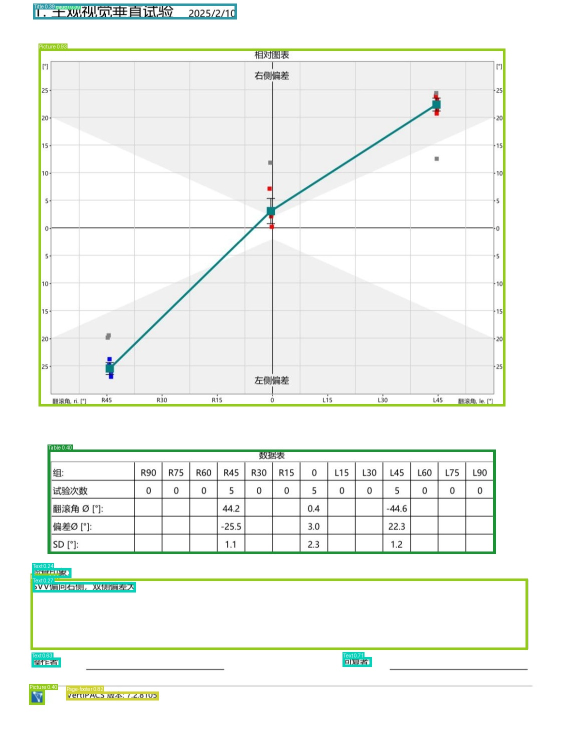
#> input picture agent_1/doclayout_yolo/test/258ff53a864cf53a9e777ea6538e5f0a.jpg, 1129 x 1470 px (shown at 1/2 size)
$ python -i tools_layout_analysis.py   (imports and definitions only)
#> lines starting #> are read from the running program, lines starting #| are printed output that depends on the picture; after the words box and inside, x2 and y2 are one past the last pixel; in counts of white or black regions, pixels touching at a corner belong together
"""
版面分析工具 - 用于分析医学图像中的布局并切割子区域

支持的切割方法：
1. YOLO 目标检测（如果模型可用）
2. 基于分割线检测（水平/垂直明显分割线）
3. 基于投影分析（像素投影找分割点）
4. 基于连通组件分析
5. 智能网格切割（根据内容密度）
"""

import os
import cv2
import numpy as np
from typing import List, Dict, Any, Optional, Tuple
from datetime import datetime


# 尝试导入 YOLO
YOLO_AVAILABLE = False
yolo_model = None

try:
    from ultralytics import YOLO
    YOLO_AVAILABLE = True
except ImportError:
    pass


def is_figure_path(file_path: str) -> bool:
    """
    检测文件路径是否来自 figure 文件夹

    Args:
        file_path: 文件路径

    Returns:
        是否来自 figure 文件夹
    """
    path_parts = os.path.normpath(file_path).split(os.sep)

    for part in path_parts:
        if part.lower() == 'figure':
            return True

    return False


# [25 lines left out: function load_yolo_model, not called in this run]


def analyze_layout(
    image_path: str,
    output_dir: Optional[str] = None,
    min_region_area: int = 3000,
    padding: int = 5,
    save_regions: bool = True,
    method: str = "auto"
) -> Dict[str, Any]:
    """
    分析图像布局，检测和切割子区域

    Args:
        image_path: 输入图像路径
        output_dir: 输出目录
        min_region_area: 最小区域面积阈值
        padding: 切割时的边距
        save_regions: 是否保存切割的区域
        method: 切割方法 ('auto', 'yolo', 'line', 'projection', 'contour', 'grid')

    Returns:
        包含区域信息的字典
    """
#> called with min_region_area = 3000, padding = 5, save_regions = True, method = 'auto'
    result = {
        "success": False,
        "image_path": image_path,
        "regions": [],
        "saved_files": [],
        "error": None
    }

    try:
        # 读取图像
        image = cv2.imread(image_path)
#> image is the input picture: shape (1470, 1129, 3); mean B, G, R 240.4, 244.4, 241.4
        if image is None:
            result["error"] = f"无法读取图像: {image_path}"
            return result

        height, width = image.shape[:2]
#> height = 1470; width = 1129
        result["image_size"] = {"width": width, "height": height}

        # 转换为灰度图
        gray = cv2.cvtColor(image, cv2.COLOR_BGR2GRAY)

        # 根据方法选择切割策略
        if method == "auto":
            # 自动选择最佳方法
            regions, detection_method = _auto_segment(image, gray, height, width, min_region_area)
        elif method == "yolo":
            regions = _yolo_segment(image_path, image, height, width)
            detection_method = "yolo"
        elif method == "line":
            regions = _line_based_segment(image, gray, height, width)
            detection_method = "line"
        elif method == "projection":
            regions = _projection_segment(image, gray, height, width)
            detection_method = "projection"
        elif method == "contour":
            regions = _contour_segment(image, gray, height, width, min_region_area)
            detection_method = "contour"
        else:
            regions = _smart_grid_segment(image, gray, height, width)
            detection_method = "smart_grid"

        result["regions"] = regions
        result["detection_method"] = detection_method

        # 保存切割的区域
        if save_regions and len(regions) > 0:
            if output_dir is None:
                base_dir = os.path.dirname(image_path)
                base_name = os.path.splitext(os.path.basename(image_path))[0]
                output_dir = os.path.join(base_dir, f"{base_name}_segments")

            os.makedirs(output_dir, exist_ok=True)

            for region in regions:
                x, y, w, h = region["bbox"]

                # 添加 padding
                x1 = max(0, x - padding)
                y1 = max(0, y - padding)
                x2 = min(width, x + w + padding)
                y2 = min(height, y + h + padding)

                # 切割区域
                segment = image[y1:y2, x1:x2]

                # 保存
                region_type = region.get("type", "region")
                segment_filename = f"segment_{region['index']:02d}_{region_type}.jpg"
                segment_path = os.path.join(output_dir, segment_filename)
                cv2.imwrite(segment_path, segment)

                region["saved_path"] = segment_path
                result["saved_files"].append(segment_path)

        result["success"] = True
        result["region_count"] = len(regions)

    except Exception as e:
        result["error"] = str(e)

    return result


def _auto_segment(
    image: np.ndarray,
    gray: np.ndarray,
    height: int,
    width: int,
    min_area: int
) -> Tuple[List[Dict], str]:
    """
    自动选择最佳切割方法

    优先级：
    1. YOLO（如果可用且检测到对象）
    2. 医学图像专用方法（检测独立的内容块）
    3. 分割线检测
    4. 轮廓检测
    5. 智能网格
    """
    # 1. 尝试 YOLO
    if YOLO_AVAILABLE and yolo_model is not None:
        yolo_regions = _yolo_segment(None, image, height, width)
        if len(yolo_regions) >= 2:
            return yolo_regions, "yolo"

    # 2. 尝试医学图像专用方法
    medical_regions = _medical_image_segment(image, gray, height, width, min_area)
    if len(medical_regions) >= 2:
        # 验证切割质量：每个区域的面积应该足够大
        avg_area = sum(r["area"] for r in medical_regions) / len(medical_regions)
        min_acceptable_area = height * width * 0.08  # 至少占总面积的8%
        if avg_area >= min_acceptable_area:
            return medical_regions, "medical"

    # 3. 尝试基于分割线的方法
    line_regions = _line_based_segment(image, gray, height, width)
    if len(line_regions) >= 2:
        # 同样验证切割质量
        avg_height = sum(r["bbox"][3] for r in line_regions) / len(line_regions)
        if avg_height >= height * 0.15:  # 平均高度至少是原图的15%
            return line_regions, "line"

    # 4. 尝试轮廓检测
    contour_regions = _contour_segment(image, gray, height, width, min_area)
    if len(contour_regions) >= 2:
        return contour_regions, "contour"

    # 5. 使用智能网格（默认2x2或根据内容决定）
    grid_regions = _smart_grid_segment(image, gray, height, width)
    return grid_regions, "smart_grid"


def _medical_image_segment(
    image: np.ndarray,
    gray: np.ndarray,
    height: int,
    width: int,
    min_area: int
) -> List[Dict[str, Any]]:
    """
    专门针对医学图像的切割方法
    适用于包含多个独立图表/波形的检查报告

    策略：
    1. 检测明显的矩形边框区域
    2. 如果有多个独立的内容块，按块切割
    3. 否则检测主要的水平分隔线，按区域切割
    """
    regions = []

    # 方法1：检测矩形边框
    rect_regions = _detect_rectangle_regions(image, gray, height, width, min_area)
    if len(rect_regions) >= 2:
        return rect_regions

    # 方法2：基于颜色/亮度差异检测独立区域
    color_regions = _detect_color_regions(image, gray, height, width, min_area)
    if len(color_regions) >= 2:
        return color_regions

    # 方法3：检测主要的水平分隔区域（大间隙）
    gap_regions = _detect_gap_regions(image, gray, height, width)
    if len(gap_regions) >= 2:
        return gap_regions

    return regions


def _detect_rectangle_regions(
    image: np.ndarray,
    gray: np.ndarray,
    height: int,
    width: int,
    min_area: int
) -> List[Dict[str, Any]]:
    """检测图像中的矩形边框区域"""
#> called with height = 1470, width = 1129, min_area = 3000
    regions = []

    # 边缘检测
    edges = cv2.Canny(gray, 30, 100)
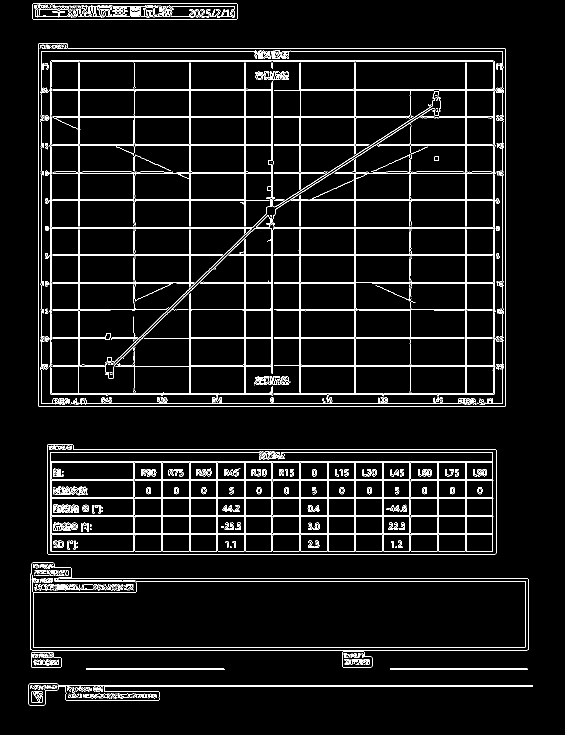
#> edges: shape (1470, 1129) (shown at 1/2 size); 5.4% white in thin lines or dots, all inside (x1, y1, x2, y2) = (57, 6, 1065, 1411)

    # 膨胀边缘
    kernel = cv2.getStructuringElement(cv2.MORPH_RECT, (3, 3))
    edges = cv2.dilate(edges, kernel, iterations=1)
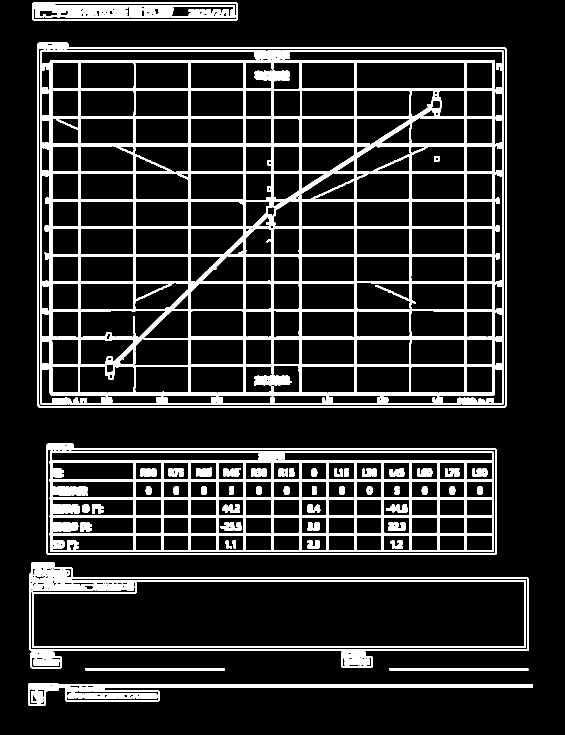
#> edges: shape (1470, 1129) (shown at 1/2 size); 14.5% white; 63 white regions

    # 查找轮廓
    contours, _ = cv2.findContours(edges, cv2.RETR_EXTERNAL, cv2.CHAIN_APPROX_SIMPLE)
#> contours = 8 contours; box (x1, y1, x2, y2) and area: (75, 85, 1013, 815) 674304, (93, 887, 994, 1110) 191330, (59, 1124, 1058, 1336) 149848, (64, 5, 476, 41) 14377, (56, 1366, 1066, 1412) 11216, (61, 1303, 124, 1337) 1886, (171, 1336, 450, 1341) 1112, (779, 1336, 1057, 1341) 1108

    for contour in contours:
        # 近似多边形
        epsilon = 0.02 * cv2.arcLength(contour, True)
        approx = cv2.approxPolyDP(contour, epsilon, True)

        # 检查是否接近矩形（4个顶点）
        if len(approx) >= 4 and len(approx) <= 6:
            x, y, w, h = cv2.boundingRect(contour)
            area = w * h

            # 面积和比例检查
            if area < min_area:
                continue
            if w < width * 0.2 or h < height * 0.1:
                continue
            if w > width * 0.95 and h > height * 0.95:
                continue

            # 检查填充率（矩形内的内容比例）
            roi = gray[y:y+h, x:x+w]
            non_white = np.sum(roi < 240) / roi.size
            if non_white < 0.02:  # 太空白，跳过
                continue

            regions.append({
                "bbox": (x, y, w, h),
                "area": area,
                "center": (x + w // 2, y + h // 2)
            })
#> this loop made 8 passes
#> (epsilon, approx, x, y, w, h, area, non_white) on passes 5 to 7: (48.82, [[62, 1126], [63, 1301], [1057, 1300], [1055, 1155]], 59, 1124, 999, 212, 211788, 0.0989), (44.75, [[93, 889], [95, 1109], [993, 1107], [991, 897]], 93, 887, 901, 223, 200923, 0.211), (66.51, [[75, 87], [77, 814], [1012, 812], [1010, 95]], 75, 85, 938, 730, 684740, 0.171)
#> (epsilon, approx, x, y, w, h, area) on pass 8: (17.75, [[64, 7], [66, 40], [475, 38], [473, 5]], 64, 5, 412, 36, 14832)
#> after the loop, regions = 3 items

    # 合并重叠区域
    regions = _merge_overlapping_regions(regions, overlap_threshold=0.5)

    # 排序并添加索引
    regions.sort(key=lambda r: (r["center"][1], r["center"][0]))
    for idx, r in enumerate(regions):
        r["index"] = idx
        r["type"] = _classify_region(image, r["bbox"])

    return regions


# [498 lines left out: functions _detect_color_regions, _detect_gap_regions, _yolo_segment, _line_based_segment, _cluster_lines, _projection_segment and 2 more, not called in this run]


def _merge_overlapping_regions(
    regions: List[Dict],
    overlap_threshold: float = 0.3
) -> List[Dict]:
    """合并重叠的区域"""
#> called with overlap_threshold = 0.5
    if len(regions) <= 1:
        return regions

    merged = []
    used = [False] * len(regions)
#> used = [False, False, False]

    for i in range(len(regions)):
        if used[i]:
            continue

        current = regions[i].copy()
        x1, y1, w1, h1 = current["bbox"]

        for j in range(i + 1, len(regions)):
            if used[j]:
                continue

            x2, y2, w2, h2 = regions[j]["bbox"]

            # 计算重叠
            overlap_x = max(0, min(x1 + w1, x2 + w2) - max(x1, x2))
            overlap_y = max(0, min(y1 + h1, y2 + h2) - max(y1, y2))
            overlap_area = overlap_x * overlap_y

            min_area = min(w1 * h1, w2 * h2)

            if min_area > 0 and overlap_area / min_area > overlap_threshold:
                # 合并区域
                new_x = min(x1, x2)
                new_y = min(y1, y2)
                new_w = max(x1 + w1, x2 + w2) - new_x
                new_h = max(y1 + h1, y2 + h2) - new_y

                current["bbox"] = (new_x, new_y, new_w, new_h)
                current["area"] = new_w * new_h
                current["center"] = (new_x + new_w // 2, new_y + new_h // 2)

                x1, y1, w1, h1 = new_x, new_y, new_w, new_h
                used[j] = True

        merged.append(current)
#> this loop made 3 passes
#> after the loop, merged = 3 items

    return merged


# [110 lines left out: functions _smart_grid_segment, _evaluate_grid_config, _has_content, not called in this run]


def _classify_region(image: np.ndarray, bbox: Tuple[int, int, int, int]) -> str:
    """根据区域特征分类区域类型"""
    x, y, w, h = bbox
    region = image[y:y+h, x:x+w]

    if region is None or region.size == 0:
        return "unknown"

    gray = cv2.cvtColor(region, cv2.COLOR_BGR2GRAY) if len(region.shape) == 3 else region

    # 边缘检测
    edges = cv2.Canny(gray, 50, 150)
    edge_density = np.sum(edges > 0) / edges.size

    # 直线检测
    lines = cv2.HoughLinesP(edges, 1, np.pi/180, 50, minLineLength=30, maxLineGap=10)
    line_count = len(lines) if lines is not None else 0

    # 计算颜色特征
    if len(region.shape) == 3:
        hsv = cv2.cvtColor(region, cv2.COLOR_BGR2HSV)
        color_std = np.std(hsv[:, :, 0])
        saturation_mean = np.mean(hsv[:, :, 1])
    else:
        color_std = 0
        saturation_mean = 0

    # 分类规则
    # 表格：大量直线
    if line_count > 15:
        return "table"

    # 图表/波形：中等边缘密度，有颜色变化
    if edge_density > 0.03 and (color_std > 15 or saturation_mean > 30):
        return "chart"

    # 文本区域：低边缘密度，低饱和度
    if edge_density < 0.02 and saturation_mean < 20:
        return "text"

    # 图像：高颜色复杂度
    if color_std > 25 or saturation_mean > 50:
        return "figure"

    return "content"


# [134 lines left out: functions analyze_medical_figure, batch_analyze_figures, not called in this run]


# 为 AgentScope 工具系统提供接口
def layout_analysis_tool(
    image_path: str,
    save_segments: bool = True,
    method: str = "auto"
) -> Dict[str, Any]:
    """
    版面分析工具函数（供 Agent 调用）

    Args:
        image_path: 图像文件路径
        save_segments: 是否保存切割后的图像
        method: 切割方法 ('auto', 'yolo', 'line', 'projection', 'contour', 'grid')

    Returns:
        分析结果字典
    """
    if is_figure_path(image_path):
        return analyze_medical_figure(image_path, method=method)
    else:
        return analyze_layout(image_path, save_regions=save_segments, method=method)
#> the loop in _detect_rectangle_regions, `for idx, r in enumerate(regions):` made 3 passes
#> (x in _classify_region, y in _classify_region, w in _classify_region, h in _classify_region, edge_density in _classify_region, line_count in _classify_region, color_std in _classify_region, saturation_mean in _classify_region) on passes 1 to 3: (75, 85, 938, 730, 0.0658, 132, 29.5, 7.14), (93, 887, 901, 223, 0.12, 77, 32.88, 11.76), (59, 1124, 999, 212, 0.0362, 29, 36.58, 18.81)
#> pass 1, in _classify_region, `gray = cv2.cvtColor(region, cv2.COLOR_BGR2GRAY) if len(region.shape) =..`:
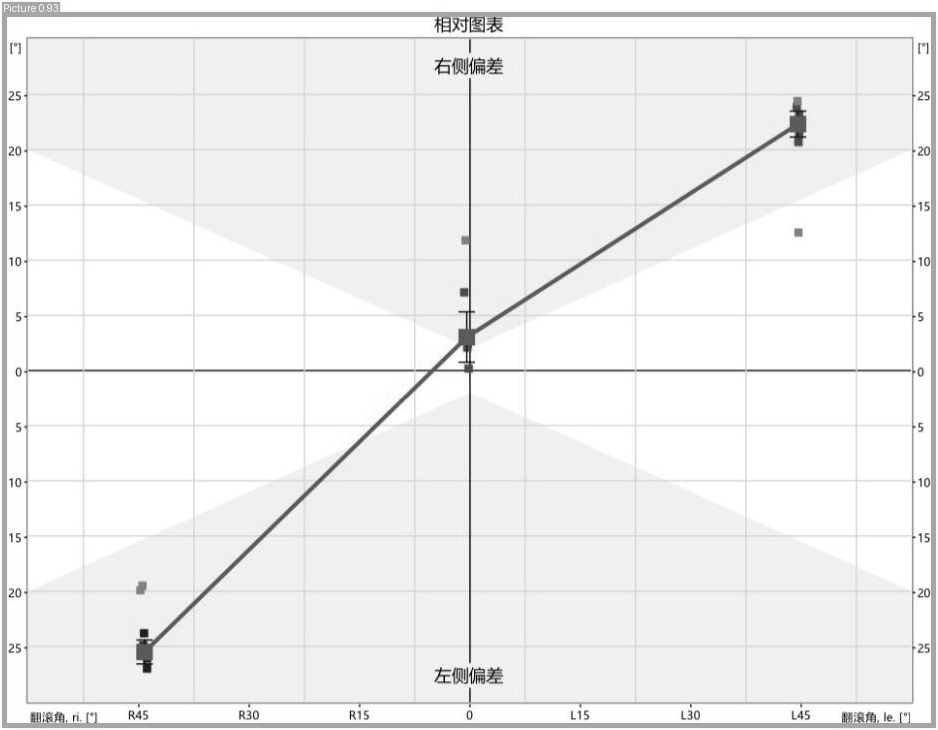
#> gray: shape (730, 938); min 0, max 255, mean 239.8
#> pass 1, in _classify_region, `edges = cv2.Canny(gray, 50, 150)`:
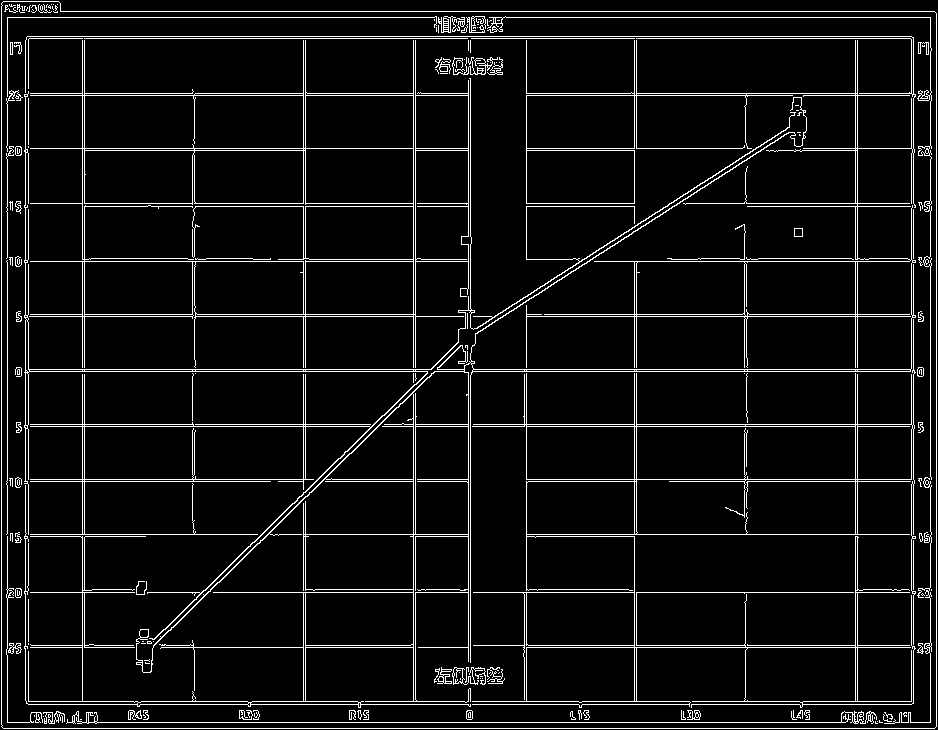
#> edges: shape (730, 938); 6.6% white in thin lines or dots
#> in _auto_segment, `avg_area = sum(r["area"] for r in medical_regions) / len(medical_regio..`: avg_area = 365817
#> in analyze_layout, `regions, detection_method = _auto_segment(image, gray, height, width, ..`: regions = 3 items; detection_method = 'medical'
#> the loop in analyze_layout, `for region in regions:` made 3 passes
#> (x, y, w, h, x1, y1, x2, y2) on passes 1 to 3: (75, 85, 938, 730, 70, 80, 1018, 820), (93, 887, 901, 223, 88, 882, 999, 1115), (59, 1124, 999, 212, 54, 1119, 1063, 1341)
#> pass 1, in analyze_layout, `segment = image[y1:y2, x1:x2]`:
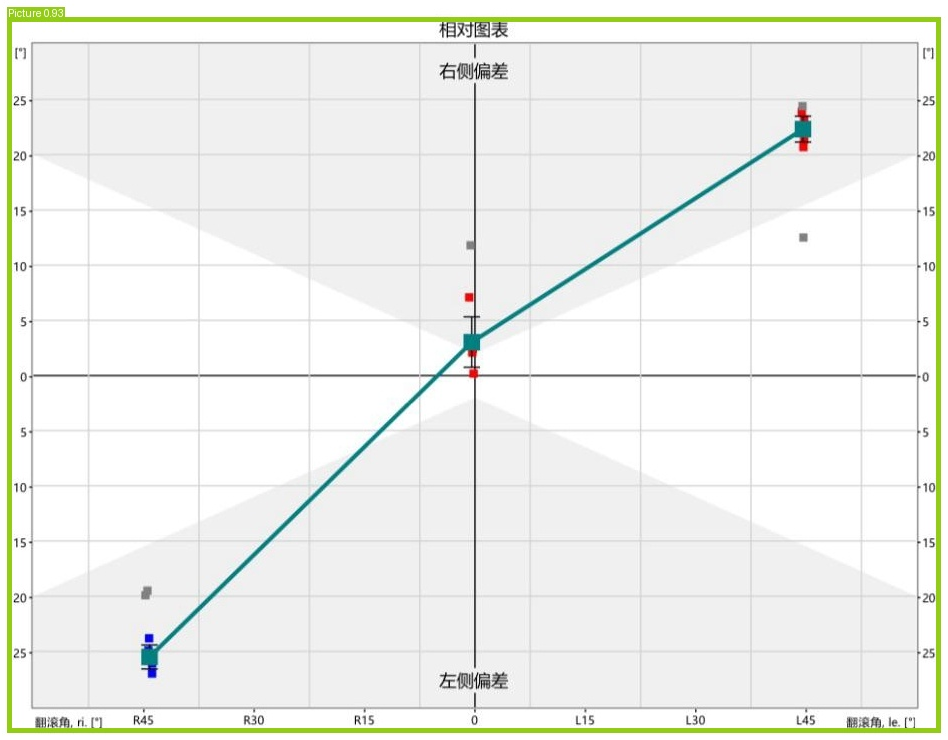
#> segment: shape (740, 948, 3); mean B, G, R 237, 241.2, 239.3
#> pass 2, in analyze_layout, `segment = image[y1:y2, x1:x2]`:
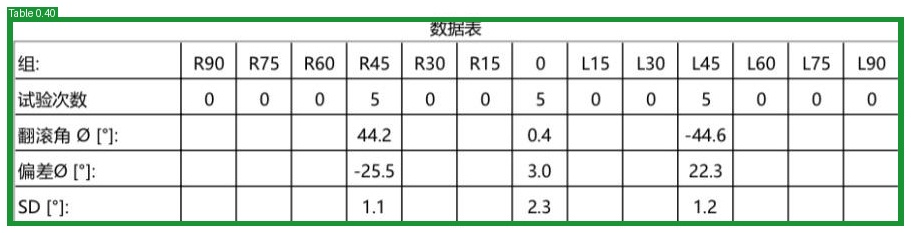
#> segment: shape (233, 911, 3); mean B, G, R 227, 231.9, 225.5
#> pass 3, in analyze_layout, `segment = image[y1:y2, x1:x2]`:
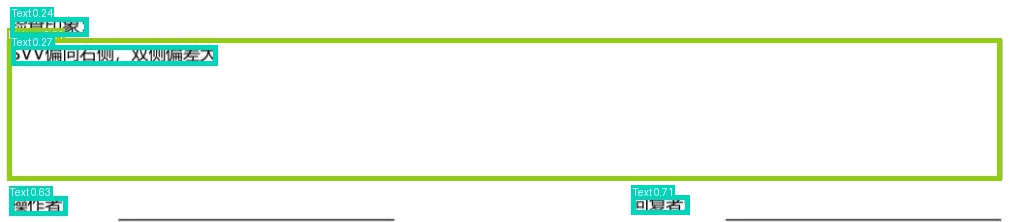
#> segment: shape (222, 1009, 3); mean B, G, R 239.1, 248.5, 240.5

>>> result = layout_analysis_tool('../../../agent_1/doclayout_yolo/test/258ff53a864cf53a9e777ea6538e5f0a.jpg')
#> result = 8 items
